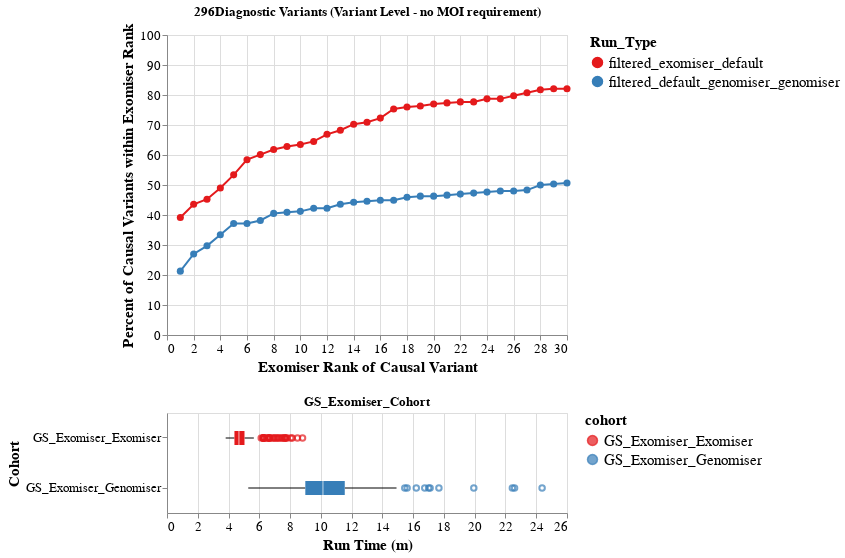

Notebook code cell kept with this figure:
### Code cell
alt.vconcat(gs_exomiser,box_plot).resolve_scale(color='independent').configure_legend(labelLimit=0, labelFontSize=15, titleFontSize=15).configure_axis(
    labelFontSize=13,
    titleFontSize=15,
    ).configure_scale(
    bandPaddingInner=0.9
    )

### Figure 1 — Vega-Lite specification as saved in the notebook (floating-point values rounded to 4 significant figures; data arrays with more than 128 entries replaced by an {"elided": "..."} marker saying what was removed)
{"config": {"view": {"continuousWidth": 300, "continuousHeight": 300}, "axis": {"labelFontSize": 13, "titleFontSize": 15}, "legend": {"labelFontSize": 15, "labelLimit": 0, "titleFontSize": 15}, "scale": {"bandPaddingInner": 0.9}}, "vconcat": [{"vconcat": [{"mark": {"type": "line", "point": {"size": 50}}, "encoding": {"color": {"field": "Run_Type", "scale": {"domain": ["filtered_exomiser_default", "filtered_default_genomiser_genomiser"], "scheme": "set1"}, "sort": ["filtered_exomiser_default", "filtered_default_genomiser_genomiser"], "type": "nominal"}, "tooltip": [{"field": "Rank", "type": "quantitative"}, {"field": "Percent_Variants", "type": "quantitative"}, {"field": "Run_Type", "type": "nominal"}], "x": {"field": "Rank", "title": "Exomiser Rank of Causal Variant", "type": "quantitative"}, "y": {"field": "Percent_Variants", "scale": {"domain": [0, 100]}, "title": "Percent of Causal Variants within Exomiser Rank", "type": "quantitative"}}, "height": 300, "title": "296Diagnostic Variants (Variant Level - no MOI requirement)", "width": 400}], "data": {"name": "data-99bceafea56e9fc878d4c19ec7db03fc"}}, {"data": {"name": "data-fbe197e71645d7a70ab52fc979a1ec2f"}, "mark": {"type": "boxplot"}, "encoding": {"color": {"field": "cohort", "scale": {"domain": ["GS_Exomiser_Exomiser", "GS_Exomiser_Genomiser"], "scheme": "set1"}, "sort": ["GS_Exomiser_Exomiser", "GS_Exomiser_Genomiser"], "type": "nominal"}, "x": {"field": "minutes", "title": "Run Time (m)", "type": "quantitative"}, "y": {"field": "cohort", "title": "Cohort", "type": "nominal"}}, "height": 100, "title": "GS_Exomiser_Cohort", "width": 400}], "resolve": {"scale": {"color": "independent"}}, "$schema": "https://vega.github.io/schema/vega-lite/v5.17.0.json", "datasets": {"data-99bceafea56e9fc878d4c19ec7db03fc": [{"Rank": 1, "NumPatients": 116, "Percent_Variants": 39.19, "Run_Type": "filtered_exomiser_default"}, {"Rank": 2, "NumPatients": 129, "Percent_Variants": 43.58, "Run_Type": "filtered_exomiser_default"}, {"Rank": 3, "NumPatients": 134, "Percent_Variants": 45.27, "Run_Type": "filtered_exomiser_default"}, {"Rank": 4, "NumPatients": 145, "Percent_Variants": 48.99, "Run_Type": "filtered_exomiser_default"}, {"Rank": 5, "NumPatients": 158, "Percent_Variants": 53.38, "Run_Type": "filtered_exomiser_default"}, {"Rank": 6, "NumPatients": 173, "Percent_Variants": 58.45, "Run_Type": "filtered_exomiser_default"}, {"Rank": 7, "NumPatients": 178, "Percent_Variants": 60.14, "Run_Type": "filtered_exomiser_default"}, {"Rank": 8, "NumPatients": 183, "Percent_Variants": 61.82, "Run_Type": "filtered_exomiser_default"}, {"Rank": 9, "NumPatients": 186, "Percent_Variants": 62.84, "Run_Type": "filtered_exomiser_default"}, {"Rank": 10, "NumPatients": 188, "Percent_Variants": 63.51, "Run_Type": "filtered_exomiser_default"}, {"Rank": 11, "NumPatients": 191, "Percent_Variants": 64.53, "Run_Type": "filtered_exomiser_default"}, {"Rank": 12, "NumPatients": 198, "Percent_Variants": 66.89, "Run_Type": "filtered_exomiser_default"}, {"Rank": 13, "NumPatients": 202, "Percent_Variants": 68.24, "Run_Type": "filtered_exomiser_default"}, {"Rank": 14, "NumPatients": 208, "Percent_Variants": 70.27, "Run_Type": "filtered_exomiser_default"}, {"Rank": 15, "NumPatients": 210, "Percent_Variants": 70.95, "Run_Type": "filtered_exomiser_default"}, {"Rank": 16, "NumPatients": 214, "Percent_Variants": 72.3, "Run_Type": "filtered_exomiser_default"}, {"Rank": 17, "NumPatients": 223, "Percent_Variants": 75.34, "Run_Type": "filtered_exomiser_default"}, {"Rank": 18, "NumPatients": 225, "Percent_Variants": 76.01, "Run_Type": "filtered_exomiser_default"}, {"Rank": 19, "NumPatients": 226, "Percent_Variants": 76.35, "Run_Type": "filtered_exomiser_default"}, {"Rank": 20, "NumPatients": 228, "Percent_Variants": 77.03, "Run_Type": "filtered_exomiser_default"}, {"Rank": 21, "NumPatients": 229, "Percent_Variants": 77.36, "Run_Type": "filtered_exomiser_default"}, {"Rank": 22, "NumPatients": 230, "Percent_Variants": 77.7, "Run_Type": "filtered_exomiser_default"}, {"Rank": 23, "NumPatients": 230, "Percent_Variants": 77.7, "Run_Type": "filtered_exomiser_default"}, {"Rank": 24, "NumPatients": 233, "Percent_Variants": 78.72, "Run_Type": "filtered_exomiser_default"}, {"Rank": 25, "NumPatients": 233, "Percent_Variants": 78.72, "Run_Type": "filtered_exomiser_default"}, {"Rank": 26, "NumPatients": 236, "Percent_Variants": 79.73, "Run_Type": "filtered_exomiser_default"}, {"Rank": 27, "NumPatients": 239, "Percent_Variants": 80.74, "Run_Type": "filtered_exomiser_default"}, {"Rank": 28, "NumPatients": 242, "Percent_Variants": 81.76, "Run_Type": "filtered_exomiser_default"}, {"Rank": 29, "NumPatients": 243, "Percent_Variants": 82.09, "Run_Type": "filtered_exomiser_default"}, {"Rank": 30, "NumPatients": 243, "Percent_Variants": 82.09, "Run_Type": "filtered_exomiser_default"}, {"Rank": 1, "NumPatients": 63, "Percent_Variants": 21.28, "Run_Type": "filtered_default_genomiser_genomiser"}, {"Rank": 2, "NumPatients": 80, "Percent_Variants": 27.03, "Run_Type": "filtered_default_genomiser_genomiser"}, {"Rank": 3, "NumPatients": 88, "Percent_Variants": 29.73, "Run_Type": "filtered_default_genomiser_genomiser"}, {"Rank": 4, "NumPatients": 99, "Percent_Variants": 33.45, "Run_Type": "filtered_default_genomiser_genomiser"}, {"Rank": 5, "NumPatients": 110, "Percent_Variants": 37.16, "Run_Type": "filtered_default_genomiser_genomiser"}, {"Rank": 6, "NumPatients": 110, "Percent_Variants": 37.16, "Run_Type": "filtered_default_genomiser_genomiser"}, {"Rank": 7, "NumPatients": 113, "Percent_Variants": 38.18, "Run_Type": "filtered_default_genomiser_genomiser"}, {"Rank": 8, "NumPatients": 120, "Percent_Variants": 40.54, "Run_Type": "filtered_default_genomiser_genomiser"}, {"Rank": 9, "NumPatients": 121, "Percent_Variants": 40.88, "Run_Type": "filtered_default_genomiser_genomiser"}, {"Rank": 10, "NumPatients": 122, "Percent_Variants": 41.22, "Run_Type": "filtered_default_genomiser_genomiser"}, {"Rank": 11, "NumPatients": 125, "Percent_Variants": 42.23, "Run_Type": "filtered_default_genomiser_genomiser"}, {"Rank": 12, "NumPatients": 125, "Percent_Variants": 42.23, "Run_Type": "filtered_default_genomiser_genomiser"}, {"Rank": 13, "NumPatients": 129, "Percent_Variants": 43.58, "Run_Type": "filtered_default_genomiser_genomiser"}, {"Rank": 14, "NumPatients": 131, "Percent_Variants": 44.26, "Run_Type": "filtered_default_genomiser_genomiser"}, {"Rank": 15, "NumPatients": 132, "Percent_Variants": 44.59, "Run_Type": "filtered_default_genomiser_genomiser"}, {"Rank": 16, "NumPatients": 133, "Percent_Variants": 44.93, "Run_Type": "filtered_default_genomiser_genomiser"}, {"Rank": 17, "NumPatients": 133, "Percent_Variants": 44.93, "Run_Type": "filtered_default_genomiser_genomiser"}, {"Rank": 18, "NumPatients": 136, "Percent_Variants": 45.95, "Run_Type": "filtered_default_genomiser_genomiser"}, {"Rank": 19, "NumPatients": 137, "Percent_Variants": 46.28, "Run_Type": "filtered_default_genomiser_genomiser"}, {"Rank": 20, "NumPatients": 137, "Percent_Variants": 46.28, "Run_Type": "filtered_default_genomiser_genomiser"}, {"Rank": 21, "NumPatients": 138, "Percent_Variants": 46.62, "Run_Type": "filtered_default_genomiser_genomiser"}, {"Rank": 22, "NumPatients": 139, "Percent_Variants": 46.96, "Run_Type": "filtered_default_genomiser_genomiser"}, {"Rank": 23, "NumPatients": 140, "Percent_Variants": 47.3, "Run_Type": "filtered_default_genomiser_genomiser"}, {"Rank": 24, "NumPatients": 141, "Percent_Variants": 47.64, "Run_Type": "filtered_default_genomiser_genomiser"}, {"Rank": 25, "NumPatients": 142, "Percent_Variants": 47.97, "Run_Type": "filtered_default_genomiser_genomiser"}, {"Rank": 26, "NumPatients": 142, "Percent_Variants": 47.97, "Run_Type": "filtered_default_genomiser_genomiser"}, {"Rank": 27, "NumPatients": 143, "Percent_Variants": 48.31, "Run_Type": "filtered_default_genomiser_genomiser"}, {"Rank": 28, "NumPatients": 148, "Percent_Variants": 50.0, "Run_Type": "filtered_default_genomiser_genomiser"}, {"Rank": 29, "NumPatients": 149, "Percent_Variants": 50.34, "Run_Type": "filtered_default_genomiser_genomiser"}, {"Rank": 30, "NumPatients": 150, "Percent_Variants": 50.68, "Run_Type": "filtered_default_genomiser_genomiser"}], "data-fbe197e71645d7a70ab52fc979a1ec2f": {"elided": "462 records"}}}
